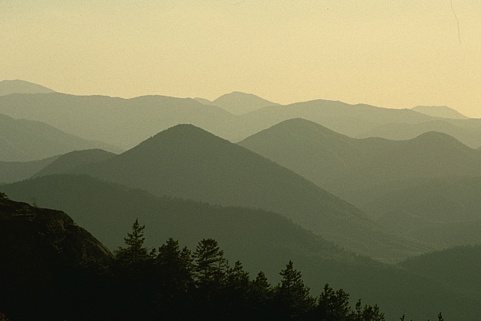
%> input picture 55067.jpg, 481 x 321 px
$ octave demo2.m   (GNU Octave 9; MATLAB toolbox functions it lacks are replaced by stand-ins)
%> lines starting %> are read from the running program, lines starting %| are printed output that depends on the picture
### compute_features.m
function [ features ] = compute_features( rgb_img, include_texture_features )
if nargin < 2
    include_texture_features = false;
end
if include_texture_features
    N_features = 20;
else
    N_features = 3;
end
features = zeros(N_features, size(rgb_img, 1), size(rgb_img, 2));
lab_img = rgb2lab(rgb_img);
brightness = lab_img(:,:,1);
color_a = lab_img(:,:,2);
color_b = lab_img(:,:,3);
features(1,:,:) = brightness;
features(2,:,:) = color_a;
features(3,:,:) = color_b;
if include_texture_features
    gray_img = rgb2gray(rgb_img);
    texture = texture_features(gray_img);
    features(4:end, :, :) = texture;
end
end

### texture_features.m
function [ filtered_map ] = texture_features( graymap, sigma )
% TEXTURE_FEATURES computes the response of an image to 17 Gaussian filters
% Parameters:
% graymap: the grayscale image
% sigma:  the standard deviation of the Gaussian distribution

if nargin < 3
    sigma = 0.1;
end

graymap = double(graymap);
filters = gaussian_filter(sigma, 8, 25);
sz_filter = size(filters);
sz_gray = size(graymap);
filtered_map = zeros(sz_filter(3), sz_gray(1), sz_gray(2));
pad_thickness = floor(sz_filter(1) / 2);
graymap = padarray(graymap,[pad_thickness, pad_thickness] ,'symmetric', 'both');
for k = 1:sz_filter(3)
    filtered_map(k, :,:) = conv2(graymap, squeeze(filters(:,:,k)), 'valid');
end

end

### gaussian_filter.m
function filters = gaussian_filter(sigma, num_orientation, filter_size)
% This function is used to generate odd-symmetric and even-symmetric
% gaussian filters, as well as a center-surround gaussian (Difference of Gaussian) filter
if nargin<3
    filter_size = 25;
end
if nargin<2
    num_orientation = 8;
end

odd_filters = zeros(filter_size,filter_size,num_orientation);
even_filters = zeros(filter_size,filter_size,num_orientation);
center = (filter_size+1)/2;
for k = 1:num_orientation
    theta =(k-1) * pi/num_orientation;
    rot_matrix = [cos(theta), -sin(theta); sin(theta), cos(theta)];
    for x = 1: filter_size
        for y = 1: filter_size
           coordinate = rot_matrix*[x-center;y-center];
           tmp = gaussmf(coordinate(2), [sigma 0]) * gaussmf(coordinate(1), [sigma*3 0]);
           odd_filters(x,y,k) = -coordinate(2)/(sigma^2)*tmp;
           even_filters(x,y,k) = ( (coordinate(2))^2/(sigma^4) - 1/(sigma^2)) * tmp;
        end
    end
end
sigma = sigma;  % handcrafted here, make the spread larger, maybe not needed, can be tuned
ratio_of_kernel = 1.6;
DoG_filter = zeros(filter_size, filter_size, 1);
coef1 = 1/(2*pi*sigma^2);
coef2 = coef1 / ratio_of_kernel^2;
for x = 1:filter_size
    for y = 1:filter_size
        r = norm([x - center, y - center], 'fro');
        DoG_filter(x,y,1) = coef1 * gaussmf(r, [sigma 0]) - coef2 * gaussmf(r, [ratio_of_kernel*sigma 0]);
    end
end

filters = cat(3, even_filters, odd_filters, DoG_filter);


% normalizing, or not?
%for k = 1:2*num_orientation
%   filters(:,:,k) = filters(:,:,k) / norm( squeeze(filters(:,:,k)) ,'fro') ;
%end

end

### rescale_augment.m
function [ output_maps ] = rescale_augment( maps )
%RESCALE_EXPAND rescale each channel, so that their values lie in [0,1]
%  and add two more features, storing the spatial position of each pixel
[sz1, sz2, sz3] = size(maps);
output_maps = zeros(sz1+2, sz2, sz3);
for k = 1:sz1
    lb = min(min(maps(k,:,:)));
    ub = max(max(maps(k,:,:)));
    output_maps(k+2,:,:) = (maps(k,:,:)-lb) / (ub-lb);
end
a_inverse = min(sz2, sz3);
for row = 1:sz2
    for col = 1:sz3
        output_maps(1,row,col) = row/a_inverse;
        output_maps(2,row,col) = col/a_inverse;
    end
end

### meanshift_fast.m
function [ colormap ] = meanshift_fast( maps, sigma, tol_converge, subpixel, merge_threshold )
%MEANSHIFT naive meanshift alg
%
if nargin < 5
    merge_threshold = 0.05;
end
if nargin<4
    subpixel = 2;
end
if nargin < 3
    tol_converge = 1e-5;
end
if nargin < 2
    sigma = 0.1; % the std. of gaussian distribution
end

[~, sz2, sz3] = size(maps);


a_inverse = min(sz2, sz3);
%a = 1/a_inverse;
coef = -0.5/sigma^2;

colormap = zeros( sz2, sz3);

merge_nbr = merge_threshold * a_inverse * subpixel;
move = SearchPoints(merge_nbr);

%%
% calculate the radius threshold for ||x - xn||
% if ||x - xn|| is larger than this radius
% the weight for xn would be negligible
%radius = 0.5;       %use a fixed one or use the one below
radius = sqrt(-8/coef);
%%
% calculate the neighbors that need to be checked at each iteration
% the range is set larger than the radius threshold
% if it is smaller than radius threshold, we might (or might not) be using truncated gaussian
range = 15;   %TODO
%range = ceil(radius*a_inverse + sqrt(2)/2);
%display(range); pause;
moves = SearchPoints(range);


%% X is a container for data points, the actual size is top_of_X
X = zeros(size(maps,1) ,size(moves,1));
weights = zeros(size(moves,1),1);
top_of_X = 0;

%%

queued = false(sz2*subpixel, sz3*subpixel);
traces = zeros(sz2*subpixel, sz3*subpixel);
max_step = 10000;
queue = zeros(max_step, 2);
top_of_queue = 0;
n_color = 0;
%% Run meanshift_fast for each point
h = waitbar(0,'Initializing waitbar...');
for row = 1:sz2
    waitbar(row/sz2,h,sprintf('%d%% along...',round(row/sz2*100)));
    for col = 1:sz3

        u = maps(:,row,col);
        flag_continue = true;
        total_step = 0;
        while flag_continue && total_step<max_step
            total_step = total_step + 1;
            %pos = ceil(subpixel*([u(1),u(2)]*a_inverse-1));
            pos = round( [u(1),u(2)]*a_inverse*subpixel) + 1-subpixel;
            if total_step == max_step
               display('Reach maximum steps');
               %if pos is not colored, we are going to assign a new color to it
               if traces(pos(1), pos(2)) == 0
                  n_color = n_color + 1;
                  traces(pos(1), pos(2)) = n_color;
               end
            end

            if traces(pos(1), pos(2)) > 0
                color = traces(pos(1), pos(2));
                for k = 1:top_of_queue
                   traces(queue(k,1), queue(k,2)) = color;
                end
                top_of_queue = 0;
                colormap(row,col) = traces(pos(1), pos(2));
                flag_continue = false;
            else
                if ~queued(pos(1), pos(2))
                   top_of_queue = top_of_queue+1;
                   queue(top_of_queue,:) = pos;
                   queued(pos(1), pos(2)) = true;
                end

                %calculate next_u
                anchor = [round(u(1)*a_inverse), round(u(2)*a_inverse)];
                top_of_X = 0;
                for k = 1:size(moves,1)
                    checkpoint = anchor + moves(k,:);
                    if checkpoint(1)>0 && checkpoint(1)<=sz2 && checkpoint(2)>0 && checkpoint(2)<=sz3
                        distance = norm(u - maps(:, checkpoint(1), checkpoint(2)));
                        if distance < radius
                            top_of_X = top_of_X + 1;
                            X(:,top_of_X) = maps(:, checkpoint(1), checkpoint(2));
                            weights(top_of_X) = exp(coef*distance^2);
                        end
                    end
                end
                weights(1:top_of_X) = weights(1:top_of_X)/sum(weights(1:top_of_X));
                next_u = X(:,1:top_of_X)*weights(1:top_of_X);
                %end of calculating next_u


                if norm(next_u - u) < tol_converge
                    colored_neighbor = false;
                    for k = 1:size(move,1)
                       checkpos = pos + move(k,:);

                       if min(checkpos > [0 0]) && min(checkpos <= [sz2,sz3]*subpixel)
                          if traces(checkpos(1), checkpos(2)) > 0
                              color = traces(checkpos(1), checkpos(2));
                              colored_neighbor = true;
                              break;
                          end
                       end
                    end
                    if colored_neighbor
                        traces(pos(1), pos(2)) = color;
                    else
                        n_color = n_color + 1;
                        pos = round( [next_u(1),next_u(2)]*a_inverse*subpixel) + 1-subpixel;
                        traces(pos(1), pos(2)) = n_color;
                    end

                end
                u = next_u;

            end
        end

    end
end
display(n_color);
delete(h);
%% End of function
end

### SearchPoints.m
function [ points ] = SearchPoints( radius )
radius = ceil(radius);
eps = 1e-11;
count = 0;
points = zeros(1,2); %its size will be extended later
for x = -radius:radius
    for y = -radius:radius
        if x^2+y^2 <= radius^2 + eps
            count = count+1;
            points(count,:) = [x y];

        end
    end
end
norms = zeros(count,1);
for k = 1:count
    norms(k) = norm(points(k,:));
end
[~, idx] = sort(norms);
points = points(idx,:);

end

### demo2.m
%% read the image
A = imread('55067.jpg');
%> A is the input picture: size 321x481x3 uint8; mean R, G, B 126.7, 124.3, 91.7

%% down size the image for faster demo (optional)
downsize_scale = sqrt(size(A,1)*size(A,2)/16000);
%> downsize_scale = 3.11
if downsize_scale > 1
    A = imresize(A, [round(size(A,1)/downsize_scale), round(size(A,2)/downsize_scale)]);
%> A: size 103x155x3 uint8
end

%% compute the features
features = compute_features(A, true);  %the second argument specifies whether to include the texture features
%> in compute_features, `lab_img = rgb2lab(rgb_img);`: lab_img: size 103x155x3 double; mean of channels 1, 2, 3 50.1, -4.7, 17.4
%> in compute_features, `brightness = lab_img(:,:,1);`:
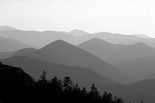
%> brightness: size 103x155 double; min 3.12, max 87.59, mean 50.1; drawn with min black and max white
%> in compute_features, `color_a = lab_img(:,:,2);`:
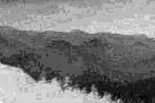
%> color_a: size 103x155 double; min -10.14, max 0.755, mean -4.75; drawn with min black and max white
%> in compute_features, `color_b = lab_img(:,:,3);`:
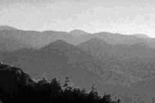
%> color_b: size 103x155 double; min 0.388, max 33.22, mean 17.4; drawn with min black and max white
%> in compute_features, `gray_img = rgb2gray(rgb_img);`:
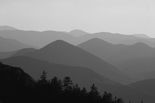
%> gray_img: size 103x155 uint8; min 11, max 218, mean 121.3
%> in texture_features, `graymap = padarray(graymap,[pad_thickness, pad_thickness] ,'symmetric'..`:
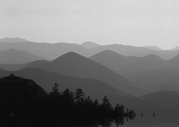
%> graymap: size 127x179 double; min 11, max 218, mean 120.8
features = rescale_augment(features);
%> the loop in rescale_augment, `for k = 1:sz1` made 20 passes
%> (lb, ub) on passes 1 to 12: (3.12, 87.59), (-10.14, 0.755), (0.388, 33.22), (-21968.2, -1108.5), (-21796.6, -1099.8), (-21800.6, -1100), (-21796.6, -1099.8), (-21967.8, -1108.5), (-21796.6, -1099.8), (-21800.6, -1100), (-21796.6, -1099.8), (-1.03e-18, 1.03e-18)

%% perform meanshift
display('We are going to run the meanshift algorithm, this may take some time.');
display('A waitbar will be displayed.');
display('Press any key to continue...');
pause;
map = meanshift_fast(features, 0.13, 1e-5, 3, 0.04); %sigma, tol_converge, subpixel, merge_threshold
%> (the run ends here)
